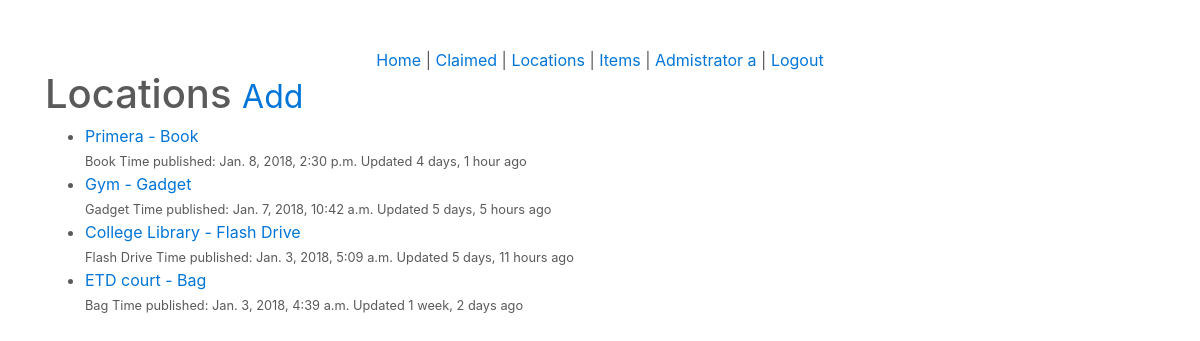
The app's page /locations/ (signed in), older data.
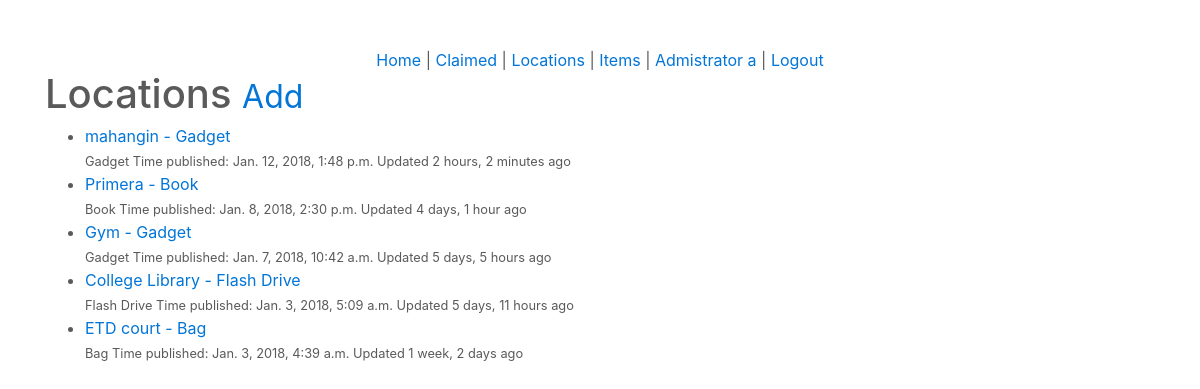
The same page, newer data.
### locations/models.py (models this page shows, shortened)
class Location(models.Model):
	user 				= models.ForeignKey(User)
	location 			= models.CharField(max_length=120)
	category 			= models.CharField(max_length=120)
	timestamp			= models.DateTimeField(auto_now_add=True)
	updated				= models.DateTimeField(auto_now=True)
	slug				= models.SlugField(null=True, blank=True)
	objects 			= LocationManager()
	def __str__(self):
		return '%s - %s' % (self.location, self.category)
	class Meta:
		ordering = ['-updated', '-timestamp']
	def get_absolute_url(self):
		return reverse('locations:edit', kwargs={'slug': self.slug})

### locations/views.py (the view)
class LocationListView(LoginRequiredMixin, ListView):
	def get_queryset(self):
		return Location.objects.filter(user=self.request.user)

### locations/models.py (called while the page is built)
	def get_queryset(self):
		return LocationQuerySet(self.model, using=self._db)

### locations/templates/locations/location_list.html (shortened to what this page needs)
{% extends "base.html" %}
{% block content %}
<h1>Locations <small><a href='{% url "locations:create"%}'>Add</a></small></h1>
<ul>
	{% for obj in object_list %}
		<li><a href='{{ obj.get_absolute_url }}'>{{ obj }}</a><br/><small>{{ obj.category }} Time published: {{ obj.timestamp }} Updated {{ obj.updated|timesince }} ago</small></li>
		{% empty %}
			<li><a href='{% url "locations:create"%}'>Add One</a></li>
	{% endfor %}
</ul>
{% endblock %}

Row changes from the older to the newer data that the page shows:
added Location: location+category "mahangin - Gadget", category "Gadget", timestamp "Jan. 12, 2018, 1:48 p.m.", updated "2 hours, 2 minutes"
